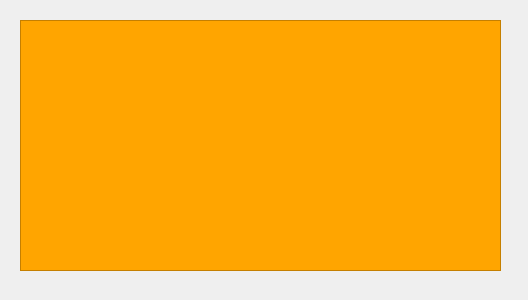
<?xml version="1.0" encoding="UTF-8"?>
<ui version="4.0">
 <class>Seance</class>
 <widget class="QDialog" name="Seance">
  <property name="geometry">
   <rect>
    <x>0</x>
    <y>0</y>
    <width>528</width>
    <height>300</height>
   </rect>
  </property>
  <property name="windowTitle">
   <string>Dialog</string>
  </property>
  <property name="styleSheet">
   <string notr="true">QLineEdit{
background-color:orange;
}</string>
  </property>
  <widget class="QTableWidget" name="tableWidget">
   <property name="geometry">
    <rect>
     <x>20</x>
     <y>20</y>
     <width>481</width>
     <height>251</height>
    </rect>
   </property>
   <property name="styleSheet">
    <string notr="true">QWidget{background-color:orange;
		color: white;		
}</string>
   </property>
  </widget>
 </widget>
 <resources/>
 <connections/>
</ui>
